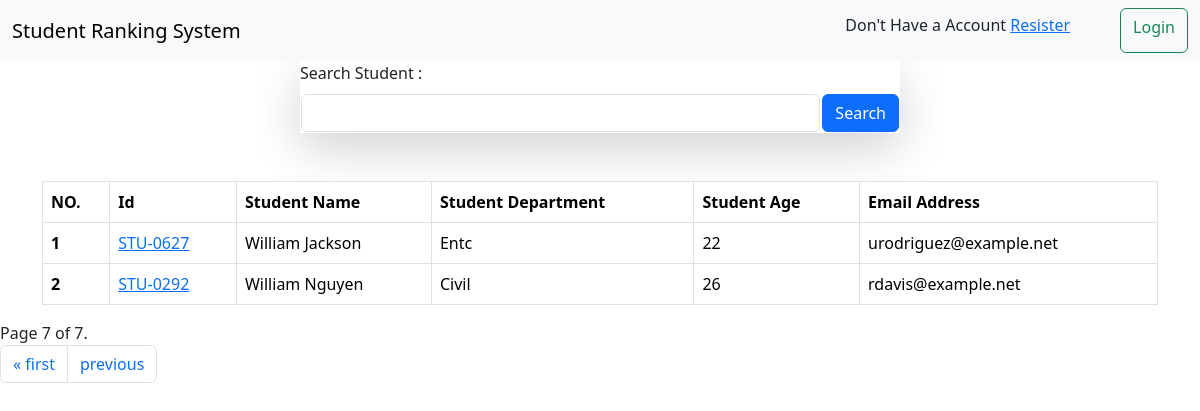
Screenshot of /?page=7 with the database file from the repository.
### student/models.py (models this page shows, shortened)
class Student(models.Model):  # Added missing inheritance
    department = models.ForeignKey(Department, related_name="depart", on_delete=models.CASCADE)
    student_id = models.OneToOneField(StudentID, related_name="studentid", on_delete=models.CASCADE)  # Fixed on_delete
    student_name = models.CharField(max_length=100)
    student_email = models.EmailField(unique=True)  # Fixed spelling
    student_age = models.IntegerField(default=18)
    student_address = models.CharField(max_length=100)
    class Meta:
        ordering = ['student_name']
        verbose_name = "student"  # Fixed incorrect tuple format

class StudentID(models.Model):
    student_id = models.CharField(max_length=100, unique=True)
    def __str__(self) -> str:
        return self.student_id

class Department(models.Model):
    department = models.CharField(max_length=100)
    def __str__(self) -> str:
        return self.department
    class Meta:
        ordering = ['department']

### student/views.py (the view)
# urls.py: path('', students,),
def students(request):
    queryset=  Student.objects.all()
    if request.GET.get('s-student'):
        query = request.GET.get('s-student')
        queryset= queryset.filter(Q(student_name__icontains=query) | Q(student_age__icontains=query) |
        Q(student_email__icontains=query)| Q(department__department__icontains=query))
    paginator = Paginator(queryset, 15)  # Show 25 contacts per page.
    query = request.GET.get('s-page', '')
    page_number = request.GET.get("page", query)
    page_obj = paginator.get_page(page_number)
    context = {"queryset": page_obj}  # Pass the students queryset, not query string
    return render(request, 'report/student.html', context)

### student/templates/report/student.html (shortened to what this page needs)
{% extends 'base.html' %}
{% block head %}
    <div mx-auto col-6>
      <form class="col-6 mx-auto shadow-lg"  method="GET"   >
         <div class="mb-3 mt-0">
          <table>
            <tr>
            <label for="exampleInputEmail1" class="form-label">Search Student :</label>
            <th><input  style="margin-right: 300px;" type="text" class="form-control" name="s-student"></th>
            <th><button search="s-student" class="btn btn-primary">Search</button ></th>
            </tr>
            </table>
         </div>
      </form>
    </div>
    <div class="container mt-5">
    <table class="table table-bordered">
      <thead>
        <tr>
          <th scope="col">NO. </th>
          <th scope="col">Id </th>
          <th scope="col">Student Name</th>
          <th scope="col">Student Department</th>
          <th scope="col">Student Age</th>
          <th scope="col">Email Address</th>
        </tr>
      </thead>
      <tbody>
        {% for student in queryset %}
        <tr>
          <th>{{ forloop.counter }}</th>
          <td>
             <a href="{% url 'see_marks' student.student_id  %}">{{ student.student_id }} </a>
         </td>
          <td>{{ student.student_name }} </td>
          <td> {{ student.department }}</td>
          <td>{{ student.student_age }} </td>
          <td>{{ student.student_email }} </td>
        </tr>
        {% endfor %}
      </tbody>
    </table>
  </div>
    <nav aria-label="...">
      <span class="current">
        Page {{ queryset.number }} of {{ queryset.paginator.num_pages }}.
    </span>
        <ul class="pagination">
            {% if queryset.has_previous %}
              <li  class="page-item "> <a class="page-link" href="?page=1">&laquo; first</a></li>
              <li class="page-item "> <a class="page-link" href="?page={{ queryset.previous_page_number }}">previous</a>
            {% endif %}
        </ul>
    </nav>
    {% endblock %}

### rows the page displays
Student: student_id "STU-0627", student_name "William Jackson", department "Entc", student_age "22", student_email "urodriguez@example.net"
Student: student_id "STU-0292", student_name "William Nguyen", department "Civil", student_age "26", student_email "rdavis@example.net"

### other values shown
{{ queryset.number }} "7"
{{ queryset.paginator.num_pages }} "7"
